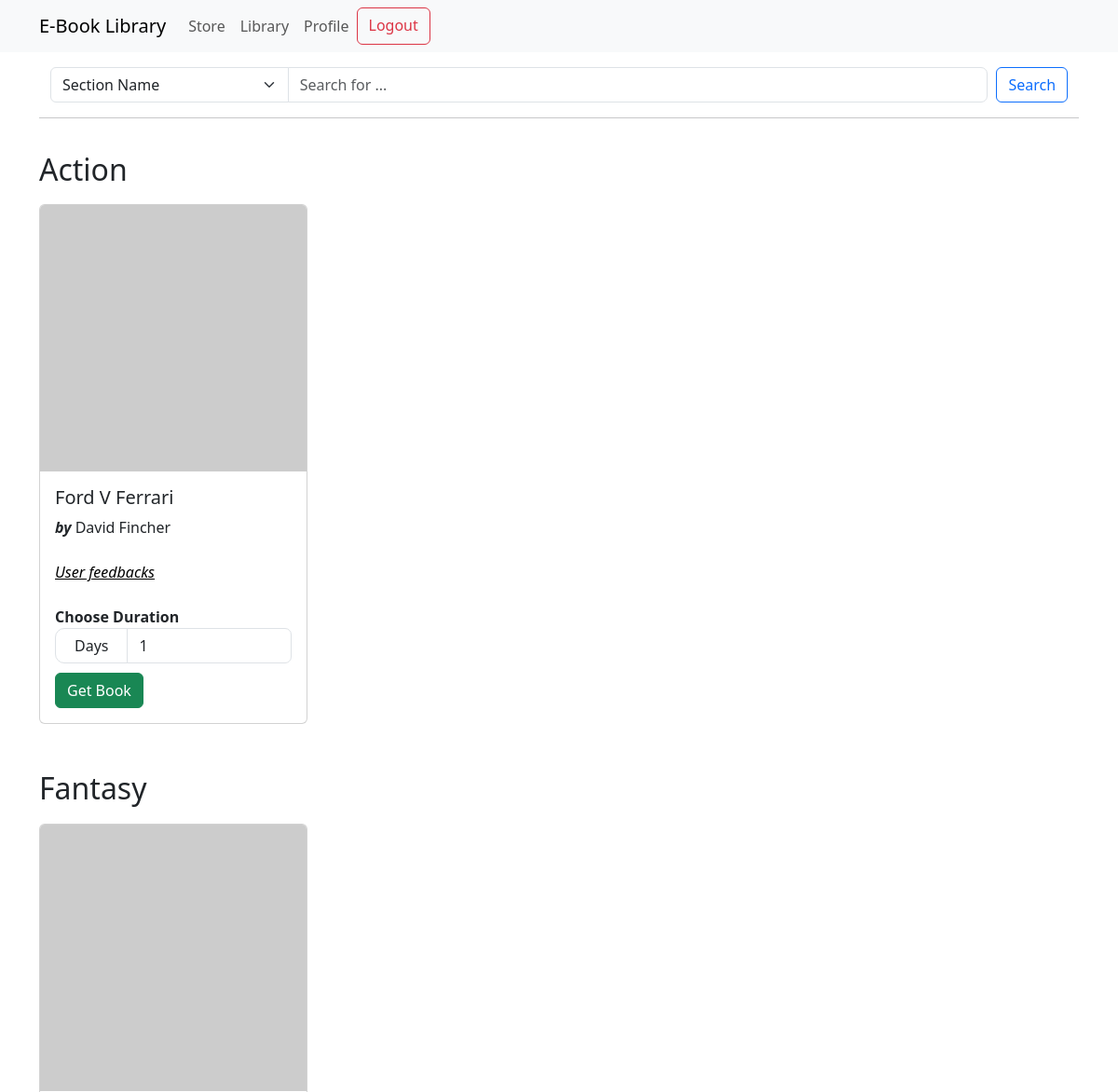
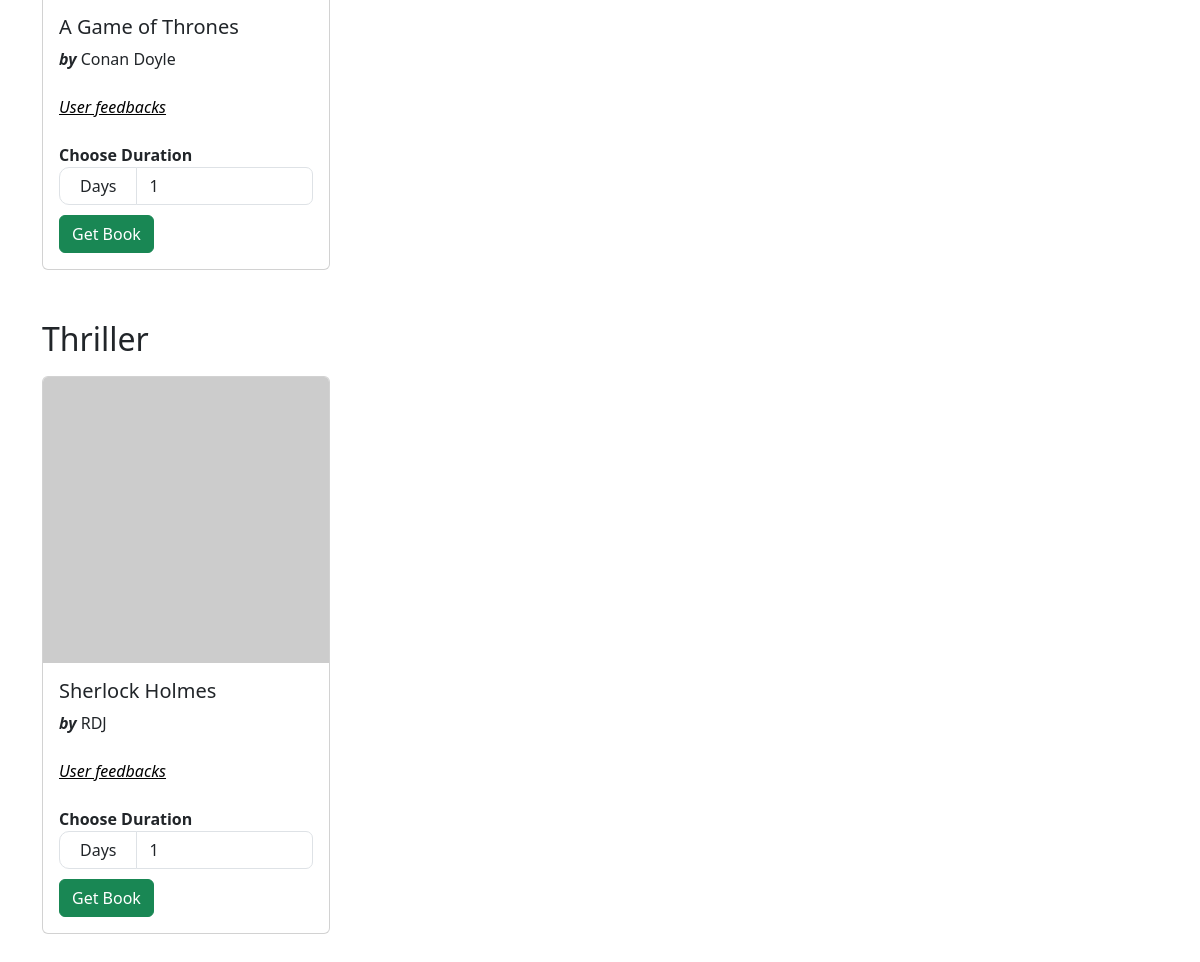
The app's page / (signed in) with its own data (2 pictures, top to bottom).
### models.py (models this page shows)
class Section(db.Model):
    id = db.Column(db.Integer, primary_key=True)
    name = db.Column(db.String(32), nullable=False, unique=True)
    books = db.relationship(
        "Books", backref="section", lazy=True, cascade="all, delete-orphan"
    )

class Books(db.Model):
    id = db.Column(db.Integer, primary_key=True)
    name = db.Column(db.String(64), nullable=False)
    content = db.Column(db.Text, nullable=False)
    author = db.Column(db.String(64), nullable=False)
    date_issued = db.Column(db.Date)  # null as it'll be filled during issuance
    return_date = db.Column(db.Date)  # null as it'll be filled during issuance
    section_id = db.Column(db.Integer, db.ForeignKey("section.id"), nullable=False)
    carts = db.relationship("Cart", backref="book", lazy=True)
    issued = db.relationship(
        "Issued", backref="books", lazy=True, cascade="all, delete-orphan"
    )

### routes.py (the view)
@app.route("/")
@auth_required
def index():
    sections = Section.query.filter(Section.books.any()).all()
    parameter = request.args.get("parameter")
    query = request.args.get("query")
    parameters = {
        "section_name": "Section Name",
        "book_name": "Book Name",
        "author_name": "Author Name",
    }
    if parameter == "section_name":
        sections = Section.query.filter(Section.name.ilike(f"%{query}%")).all()
    elif parameter == "book_name":
        sections = [
            section
            for section in sections
            if any(query.lower() in book.name.lower() for book in section.books)
        ]
    elif parameter == "author_name":
        sections = [
            section
            for section in sections
            if any(query.lower() in book.author.lower() for book in section.books)
        ]
    return render_template(
        "index.html",
        sections=sections,
        parameters=parameters,
        query=query,
    )

### routes.py (called while the page is built)
def auth_required(func):
    @wraps(func)
    def inner(*args, **kwargs):
        if "user_id" in session:
            return func(*args, **kwargs)
        else:
            return redirect(url_for("login"))
    return inner

### templates/index.html (shortened to what this page needs)
{% extends "layout.html" %}
{% block content %}
{% if sections|length > 0 %}
{% include "searchbar.html" %}
<hr>
<div class="sections-list">
    {% for section in sections %}
    <h2 style="margin-top: 20px;">{{section.name}}</h2>
    <div class="books" style="margin-bottom: 20px;">
        {% for book in section.books %}
        {% if not param or
        (param == 'book_name' and book_name.lower() in book.name.lower()) or
        (param == 'author_name'and author_name.lower() in book.author.lower()) %}
        <div class="card" style="width: 18rem; margin-left: 0; margin-right: 20px">
            <img src="https://picsum.photos/200/200" class="card-img-top" alt="{{book.name}}">
            <div class="card-body">
                <h5 class="card-title">{{book.name}}</h5>
                <div class="author">
                    <strong><i>by</i> </strong> {{book.author}}
                </div>
                <br>
                <div><a href="{{url_for('show_feedbacks_user', book_id=book.id)}}" style="color: black;"><i><u>User
                                feedbacks</u></i></a>
                </div>
                <br>
                <strong>Choose Duration</strong>
                <form action="{{url_for('add_to_cart', book_id=book.id, duration=duration)}}" class="form"
                    method="POST">
                    <div class="input-group">
                        <label for="duration" class="days">Days</label>
                        <input type="number" name="duration" id="duration" class="form-control" value="1" min="1"
                            style="border-radius: 0px 7px 7px 0px;">
                    </div>
                    <input type="submit" value="Get Book" class="btn btn-success" style="margin-top: 10px;">
                </form>
            </div>
        </div>
        {% endif %}
        {% endfor %}
    </div>
    {% endfor%}
</div>
{% else %}
<h1 class="display-1">No Books in Store Currently</h1>
<hr>
{% endif %}
{% endblock %}

### templates/index.html (style rules this page uses)
.sections-list { display: flex; flex-direction: column; justify-content: left; }
.books { padding: 0; display: flex; flex-wrap: wrap; justify-content: left; }
.card { margin: 10px; }
.days { padding-top: 6px; padding-left: 20px; padding-right: 20px; border-style: solid; border-width: 1px; border-radius: 10px; border-color: #dee2e6; }

### records on screen
Section: name "Action"
Books: name "Ford V Ferrari", author "David Fincher"
Section: name "Fantasy"
Books: name "A Game of Thrones", author "Conan Doyle"
Section: name "Thriller"
Books: name "Sherlock Holmes", author "RDJ"

### other values on screen
form field parameter "Section Name"
